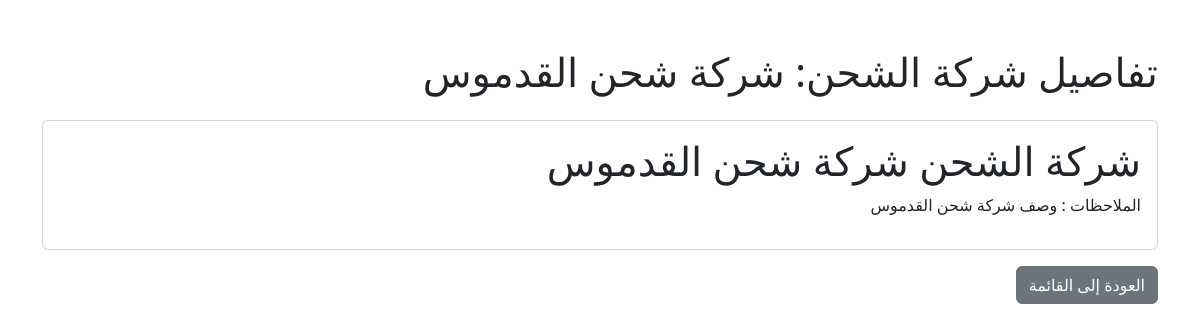
The app's page /invoice/shipping/1/ with its own data.
### invoice/models.py (models this page shows, shortened)
class Shipping_com_m(models.Model):
    shipping_company_name = models.CharField(max_length=255, blank=True , verbose_name=_(" شركة الشحن "))
    notes = models.TextField(blank=True , verbose_name=_(" العملة "))
    uniqueId = models.UUIDField(default=uuid4, editable=False, unique=True, verbose_name=_("الرقم المسلسل"))
    slug = models.SlugField(max_length=225, unique=True, blank=True, null=True)
    date_created = models.DateTimeField(auto_now_add=True)
    last_updated = models.DateTimeField(auto_now=True)
    class Meta:
        verbose_name = _('شركة الشحن')
        verbose_name_plural = _('شركات الشحن')

### invoice/views.py (the view)
# urls.py: path('shipping/<int:pk>/', ShippingDetailView.as_view(), name='shipping_detail'),
class ShippingDetailView(DetailView):
    model = Shipping_com_m
    template_name = 'shipping/shipping_detail.html'
    context_object_name = 'shipping'

### templates/shipping/shipping_detail.html
{% extends 'base.html' %}
{% block content %}
<div class="container mt-5">
    <h1 class="mb-4">تفاصيل شركة الشحن: {{ shipping.shipping_company_name }}</h1>
    <div class="card">
        <div class="card-body">
            <h1> شركة الشحن {{ shipping.shipping_company_name }}</h1>
            <p> الملاحظات : {{ shipping.notes }}</p>
        </div>
    </div>
    <a href="{% url 'shipping_list' %}" class="btn btn-secondary mt-3">العودة إلى القائمة</a>
</div>
{% endblock %}

### records on screen
Shipping_com_m: shipping_company_name "شركة شحن القدموس", notes "وصف شركة شحن القدموس"
